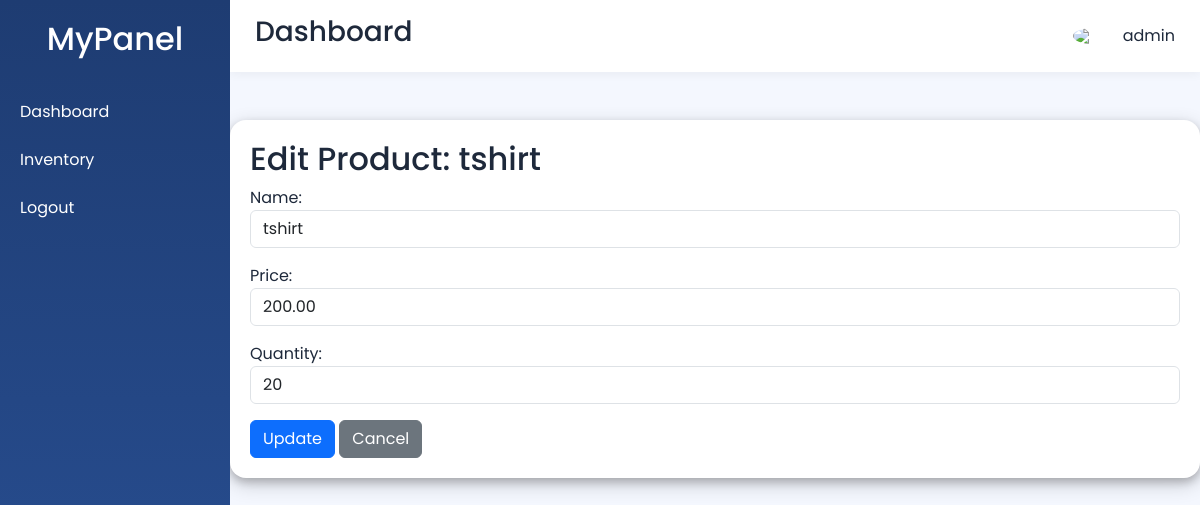
The app's page /edit/1/ (signed in) with its own data.
### login/models.py (models this page shows, shortened)
class Product(models.Model):
    name = models.CharField(max_length=100)
    price = models.DecimalField(max_digits=10, decimal_places=2)
    quantity = models.PositiveIntegerField()

### login/views.py (the view)
# urls.py: path('edit/<int:pk>/', views.edit_product, name='edit_product'),
def edit_product(request, pk):
    if not request.user.is_authenticated:
        return redirect("login")
    product = get_object_or_404(Product, pk=pk)
    if request.method == 'POST':
        form = ProductForm(request.POST, instance=product)
        if form.is_valid():
            form.save()
            messages.success(request, f"Product '{form.cleaned_data['name']}' updated successfully!")
            return redirect('product')
    else:
        form = ProductForm(instance=product)
    return render(request, 'edit_product.html', {'form': form, 'product': product})

### login/forms.py
class ProductForm(forms.ModelForm):
    class Meta:
        model = Product
        fields = ['name', 'price', 'quantity']
        widgets = {
            'name': forms.TextInput(attrs={
                'class': 'form-control',
                'placeholder': 'Enter product name',
            }),
            'price': forms.NumberInput(attrs={
                'class': 'form-control',
                'placeholder': 'Enter Price',
                'step': '0.01',
            }),
            'quantity': forms.NumberInput(attrs={
                'class': 'form-control',
                'placeholder': 'Enter Quantity',
                'min': '0',
            }),
        }

### login/templates/edit_product.html (shortened to what this page needs)
{% load static %}
<!DOCTYPE html>
<html>
<head>
    <link rel="stylesheet" href="https://cdnjs.cloudflare.com/ajax/libs/font-awesome/6.5.0/css/all.min.css">
    <link href="https://cdn.jsdelivr.net/npm/bootstrap@5.3.3/dist/css/bootstrap.min.css" rel="stylesheet">
    <link rel="stylesheet" href="{% static 'css/inventory.css' %}">
</head>
<body>
<div class="sidebar">
    <h2>MyPanel</h2>
    <a href="{% url 'dashboard' %}">Dashboard</a>
    <a href="{% url 'product' %}">Inventory</a>
    <a href="/logout/">Logout</a>
</div>
<div class="main">
    <div class="topbar">
        <h3>Dashboard</h3>
        <div class="profile">
            <img src="https://cdn-icons-png.flaticon.com/512/149/149071.png">
            {{ request.user.username }}
        </div>
    </div>
    <div class="container mt-5">
        <h2>Edit Product: {{ product.name }}</h2>
        <form method="post">
            {{ form.as_p }}
            <button type="submit" class="btn btn-primary">Update</button>
            <a href="{% url 'product' %}" class="btn btn-secondary">Cancel</a>
        </form>
    </div>
</div>
</body>
</html>

### login/static/css/inventory.css (style rules this page uses)
* { margin: 0; padding: 0; box-sizing: border-box; }
body { font-family: 'Inter', system-ui, -apple-system, sans-serif; background: linear-gradient(135deg, #f0f4f8 0%, #e2e8f0 100%); min-height: 100vh; padding: 2.5rem 1rem; color: #1e293b; }
.container { max-width: 1100px; margin: 20px auto 0; padding: 20px; background: white; border-radius: 16px; box-shadow: 0 10px 30px rgba(0, 0, 0, 0.08); overflow: hidden; box-shadow: 0 4px 8px 0 rgba(0, 0, 0, 0.2), 0 6px 20px 0 rgba(0, 0, 0, 0.19); }

### login/templates/edit_product.html (style rules this page uses)
body { margin: 0; padding: 0; font-family: 'Poppins', sans-serif; display: flex; background: #f4f7fe; }
.sidebar { width: 230px; height: 100vh; background: linear-gradient(to bottom, #1e3c72, #2a5298); color: white; position: fixed; padding-top: 20px; }
.sidebar h2 { text-align: center; margin-bottom: 30px; }
.sidebar a { display: block; padding: 12px 20px; color: white; text-decoration: none; transition: 0.3s; }
.main { margin-left: 230px; width: 100%; }
.topbar { background: white; padding: 15px 25px; display: flex; justify-content: space-between; align-items: center; box-shadow: 0 2px 10px rgba(0,0,0,0.05); }
.profile { display: flex; align-items: center; }
.profile img { width: 40px; border-radius: 50%; margin-right: 10px; }

### records on screen
Product: name "tshirt", price "200.00", quantity "20"

### other values on screen
{{ request.user.username }} "admin"
